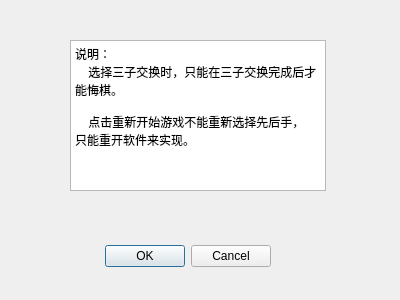
<?xml version="1.0" encoding="UTF-8"?>
<ui version="4.0">
 <class>help</class>
 <widget class="QDialog" name="help">
  <property name="geometry">
   <rect>
    <x>0</x>
    <y>0</y>
    <width>400</width>
    <height>300</height>
   </rect>
  </property>
  <property name="windowTitle">
   <string>Dialog</string>
  </property>
  <widget class="QDialogButtonBox" name="buttonBox">
   <property name="geometry">
    <rect>
     <x>-70</x>
     <y>240</y>
     <width>341</width>
     <height>32</height>
    </rect>
   </property>
   <property name="orientation">
    <enum>Qt::Horizontal</enum>
   </property>
   <property name="standardButtons">
    <set>QDialogButtonBox::Cancel|QDialogButtonBox::Ok</set>
   </property>
  </widget>
  <widget class="QTextBrowser" name="textBrowser">
   <property name="geometry">
    <rect>
     <x>70</x>
     <y>40</y>
     <width>256</width>
     <height>151</height>
    </rect>
   </property>
   <property name="html">
    <string>&lt;!DOCTYPE HTML PUBLIC &quot;-//W3C//DTD HTML 4.0//EN&quot; &quot;http://www.w3.org/TR/REC-html40/strict.dtd&quot;&gt;
&lt;html&gt;&lt;head&gt;&lt;meta name=&quot;qrichtext&quot; content=&quot;1&quot; /&gt;&lt;meta charset=&quot;utf-8&quot; /&gt;&lt;style type=&quot;text/css&quot;&gt;
p, li { white-space: pre-wrap; }
hr { height: 1px; border-width: 0; }
li.unchecked::marker { content: &quot;\2610&quot;; }
li.checked::marker { content: &quot;\2612&quot;; }
&lt;/style&gt;&lt;/head&gt;&lt;body style=&quot; font-family:'Microsoft YaHei UI'; font-size:9pt; font-weight:400; font-style:normal;&quot;&gt;
&lt;p style=&quot; margin-top:0px; margin-bottom:0px; margin-left:0px; margin-right:0px; -qt-block-indent:0; text-indent:0px;&quot;&gt;说明：&lt;/p&gt;
&lt;p style=&quot; margin-top:0px; margin-bottom:0px; margin-left:0px; margin-right:0px; -qt-block-indent:0; text-indent:0px;&quot;&gt;    选择三子交换时，只能在三子交换完成后才能悔棋。&lt;/p&gt;
&lt;p style=&quot;-qt-paragraph-type:empty; margin-top:0px; margin-bottom:0px; margin-left:0px; margin-right:0px; -qt-block-indent:0; text-indent:0px;&quot;&gt;&lt;br /&gt;&lt;/p&gt;
&lt;p style=&quot; margin-top:0px; margin-bottom:0px; margin-left:0px; margin-right:0px; -qt-block-indent:0; text-indent:0px;&quot;&gt;    点击重新开始游戏不能重新选择先后手，&lt;/p&gt;
&lt;p style=&quot; margin-top:0px; margin-bottom:0px; margin-left:0px; margin-right:0px; -qt-block-indent:0; text-indent:0px;&quot;&gt;只能重开软件来实现。&lt;/p&gt;&lt;/body&gt;&lt;/html&gt;</string>
   </property>
  </widget>
 </widget>
 <resources/>
 <connections>
  <connection>
   <sender>buttonBox</sender>
   <signal>accepted()</signal>
   <receiver>help</receiver>
   <slot>accept()</slot>
   <hints>
    <hint type="sourcelabel">
     <x>248</x>
     <y>254</y>
    </hint>
    <hint type="destinationlabel">
     <x>157</x>
     <y>274</y>
    </hint>
   </hints>
  </connection>
  <connection>
   <sender>buttonBox</sender>
   <signal>rejected()</signal>
   <receiver>help</receiver>
   <slot>reject()</slot>
   <hints>
    <hint type="sourcelabel">
     <x>316</x>
     <y>260</y>
    </hint>
    <hint type="destinationlabel">
     <x>286</x>
     <y>274</y>
    </hint>
   </hints>
  </connection>
 </connections>
</ui>
